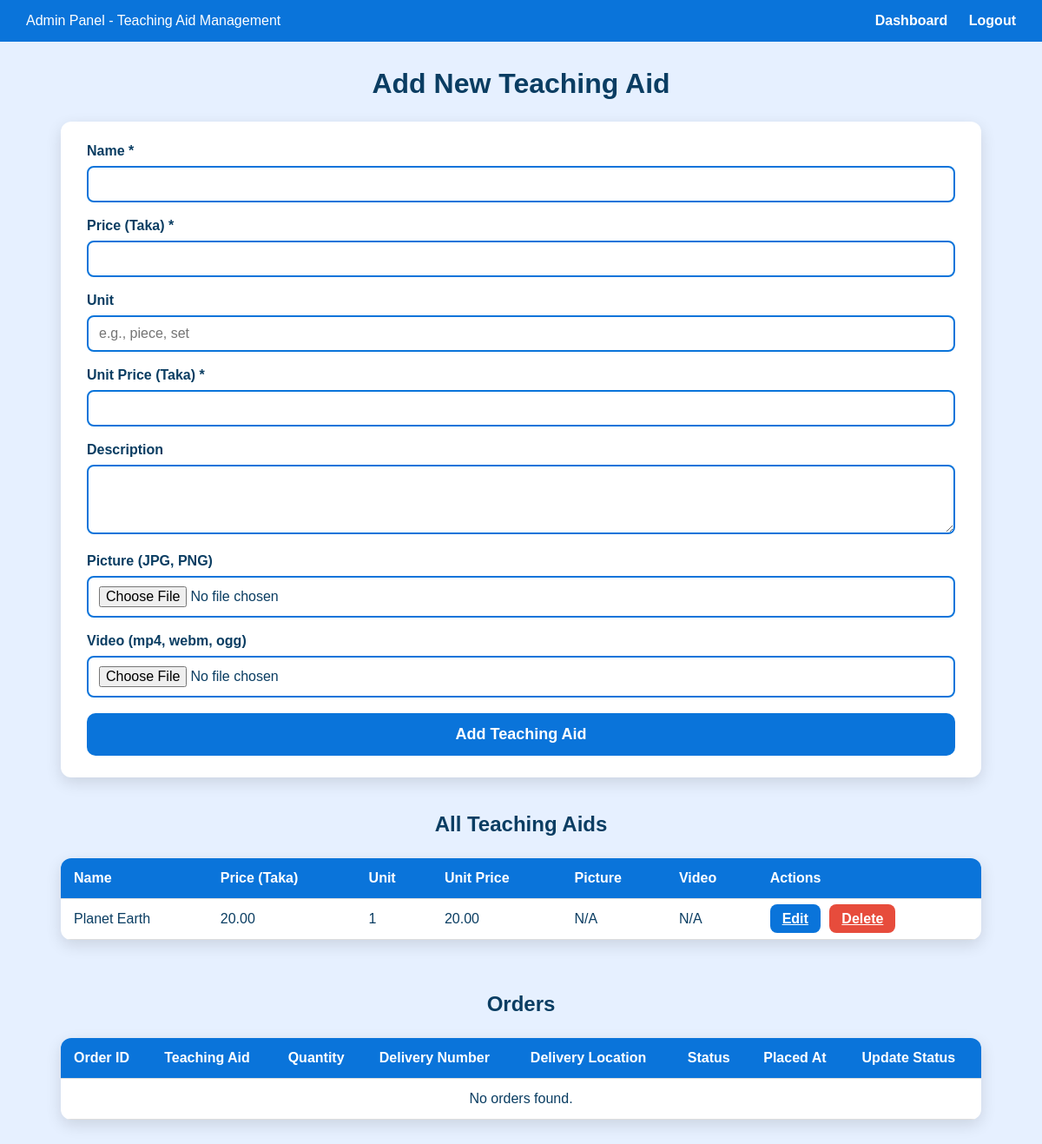
Screenshot of /admin_teaching_aid.php (signed in) with the database file from the repository.
### tables this page shows
CREATE TABLE `teaching_aid_items` (
  `id` int(11) NOT NULL,
  `name` varchar(255) NOT NULL,
  `price` decimal(10,2) NOT NULL,
  `description` text DEFAULT NULL,
  `unit` varchar(50) DEFAULT NULL,
  `unit_price` decimal(10,2) NOT NULL,
  `picture` varchar(255) DEFAULT NULL,
  `video` varchar(255) DEFAULT NULL,
  `created_at` timestamp NOT NULL DEFAULT current_timestamp()
);

### admin_teaching_aid.php (the view, shortened to what this page needs)
<?php
include 'db.php';
$edit_mode = false;
$name = $price = $description = $unit = $unit_price = '';
$picture_path = $video_path = '';
$teaching_aids = $conn->query("SELECT * FROM teaching_aid_items ORDER BY created_at DESC");
$orders = $conn->query("SELECT o.*, t.name as aid_name FROM teaching_aid_orders o JOIN teaching_aid_items t ON o.teaching_aid_id = t.id WHERE o.status != 'Delivered' ORDER BY o.created_at DESC");
?>
<!DOCTYPE html>
<html lang="en">
<head>
</head>
<body>
<nav>
  <div>Admin Panel - Teaching Aid Management</div>
  <div>
    <a href="admin_dashboard.php">Dashboard</a>
    <a href="admin_logout.php">Logout</a>
  </div>
</nav>
<div class="container">
  <h1><?php echo $edit_mode ? "Edit Teaching Aid" : "Add New Teaching Aid"; ?></h1>
  <form method="POST" enctype="multipart/form-data">
    <label for="name">Name *</label>
    <input type="text" id="name" name="name" required value="<?php echo htmlspecialchars($name); ?>" />
    <label for="price">Price (Taka) *</label>
    <input type="number" step="0.01" id="price" name="price" required value="<?php echo htmlspecialchars($price); ?>" />
    <label for="unit">Unit</label>
    <input type="text" id="unit" name="unit" value="<?php echo htmlspecialchars($unit); ?>" placeholder="e.g., piece, set" />
    <label for="unit_price">Unit Price (Taka) *</label>
    <input type="number" step="0.01" id="unit_price" name="unit_price" required value="<?php echo htmlspecialchars($unit_price); ?>" />
    <label for="description">Description</label>
    <textarea id="description" name="description"><?php echo htmlspecialchars($description); ?></textarea>
    <label for="picture">Picture (JPG, PNG) <?php if ($edit_mode && $picture_path): ?><br><small>Current: <a href="<?php echo htmlspecialchars($picture_path); ?>" target="_blank">View</a></small><?php endif; ?></label>
    <input type="file" id="picture" name="picture" accept="image/jpeg,image/png" />
    <label for="video">Video (mp4, webm, ogg) <?php if ($edit_mode && $video_path): ?><br><small>Current: <a href="<?php echo htmlspecialchars($video_path); ?>" target="_blank">View</a></small><?php endif; ?></label>
    <input type="file" id="video" name="video" accept="video/mp4,video/webm,video/ogg" />
    <button type="submit"><?php echo $edit_mode ? "Update Teaching Aid" : "Add Teaching Aid"; ?></button>
  </form>
  <h2>All Teaching Aids</h2>
  <table>
    <thead>
      <tr>
        <th>Name</th>
        <th>Price (Taka)</th>
        <th>Unit</th>
        <th>Unit Price</th>
        <th>Picture</th>
        <th>Video</th>
        <th>Actions</th>
      </tr>
    </thead>
    <tbody>
      <?php if ($teaching_aids && $teaching_aids->num_rows > 0): ?>
        <?php while($row = $teaching_aids->fetch_assoc()): ?>
          <tr>
            <td><?php echo htmlspecialchars($row['name']); ?></td>
            <td><?php echo number_format($row['price'],2); ?></td>
            <td><?php echo htmlspecialchars($row['unit']); ?></td>
            <td><?php echo number_format($row['unit_price'],2); ?></td>
            <td>
              <?php if ($row['picture'] && file_exists($row['picture'])): ?>
                <a href="<?php echo htmlspecialchars($row['picture']); ?>" target="_blank">View</a>
              <?php else: ?>
                N/A
              <?php endif; ?>
            </td>
            <td>
              <?php if ($row['video'] && file_exists($row['video'])): ?>
                <a href="<?php echo htmlspecialchars($row['video']); ?>" target="_blank">View</a>
              <?php else: ?>
                N/A
              <?php endif; ?>
            </td>
            <td>
              <a class="action-btn" href="?edit=<?php echo $row['id']; ?>">Edit</a>
              <a class="action-btn delete-btn" href="?delete=<?php echo $row['id']; ?>" onclick="return confirm('Delete this teaching aid?');">Delete</a>
            </td>
          </tr>
        <?php endwhile; ?>
      <?php else: ?>
        <tr><td colspan="7" style="text-align:center;">No teaching aids found.</td></tr>
      <?php endif; ?>
    </tbody>
  </table>
  <h2>Orders</h2>
  <table>
    <thead>
      <tr>
        <th>Order ID</th>
        <th>Teaching Aid</th>
        <th>Quantity</th>
        <th>Delivery Number</th>
        <th>Delivery Location</th>
        <th>Status</th>
        <th>Placed At</th>
        <th>Update Status</th>
      </tr>
    </thead>
    <tbody>
      <?php if ($orders && $orders->num_rows > 0): ?>
        <?php while($order = $orders->fetch_assoc()): ?>
          <tr>
            <td><?php echo $order['id']; ?></td>
            <td><?php echo htmlspecialchars($order['aid_name']); ?></td>
            <td><?php echo $order['quantity']; ?></td>
            <td><?php echo htmlspecialchars($order['delivery_number']); ?></td>
            <td><?php echo htmlspecialchars($order['delivery_location']); ?></td>
            <td><?php echo $order['status']; ?></td>
            <td><?php echo $order['created_at']; ?></td>
            <td>
              <form method="POST" style="display:inline;">
                <input type="hidden" name="order_id" value="<?php echo $order['id']; ?>" />
                <select name="new_status" required>
                  <option value="" disabled selected>Change Status</option>
                  <?php if($order['status'] == 'Pending'): ?>
                    <option value="Processing">Processing</option>
                    <option value="Shipping">Shipping</option>
                  <?php elseif($order['status'] == 'Processing'): ?>
                    <option value="Shipping">Shipping</option>
                  <?php elseif($order['status'] == 'Shipping'): ?>
                    <option value="Processing">Processing</option>
                  <?php endif; ?>
                </select>
                <button type="submit" name="update_order_status" class="action-btn">Update</button>
              </form>
            </td>
          </tr>
        <?php endwhile; ?>
      <?php else: ?>
        <tr><td colspan="8" style="text-align:center;">No orders found.</td></tr>
      <?php endif; ?>
    </tbody>
  </table>
</div>
</body>
</html>

### admin_teaching_aid.php (style rules this page uses)
* { box-sizing: border-box; }
body { font-family: 'Poppins', sans-serif; margin: 0; background: #e6f0ff; color: #0a3d62; }
nav { background: #0a74da; padding: 15px 30px; color: white; display: flex; justify-content: space-between; align-items: center; }
nav a { color: white; text-decoration: none; margin-left: 20px; font-weight: 600; font-size: 16px; transition: color 0.3s ease; }
.container { max-width: 1100px; margin: 30px auto; padding: 0 20px 50px; }
h1, h2 { text-align: center; margin-bottom: 25px; font-weight: 700; }
form { background: white; border-radius: 12px; padding: 25px 30px; box-shadow: 0 6px 18px rgba(0,0,0,0.12); margin-bottom: 40px; }
form label { display: block; margin-bottom: 8px; font-weight: 600; }
form input[type=text], form input[type=number], form textarea, form input[type=file], form select { width: 100%; padding: 10px 12px; margin-bottom: 18px; border: 2px solid #0a74da; border-radius: 8px; font-size: 16px; transition: border-color 0.3s ease; }
form textarea { resize: vertical; min-height: 80px; }
form button { background: #0a74da; color: white; font-weight: 700; font-size: 18px; padding: 14px 0; border: none; border-radius: 10px; cursor: pointer; transition: background 0.3s ease; width: 100%; }
table { width: 100%; border-collapse: collapse; margin-bottom: 60px; background: white; border-radius: 12px; overflow: hidden; box-shadow: 0 6px 18px rgba(0,0,0,0.12); }
th, td { text-align: left; padding: 14px 15px; border-bottom: 1px solid #ddd; }
th { background: #0a74da; color: white; font-weight: 700; font-size: 16px; }
.action-btn { background: #0a74da; border: none; color: white; padding: 8px 14px; border-radius: 8px; cursor: pointer; font-weight: 600; margin-right: 6px; transition: background 0.3s ease; }
.delete-btn { background: #e74c3c; }

### rows the page displays
teaching_aid_items: name "Planet Earth", price "20.00", unit "1", unit_price "20.00", shows "N/A"
